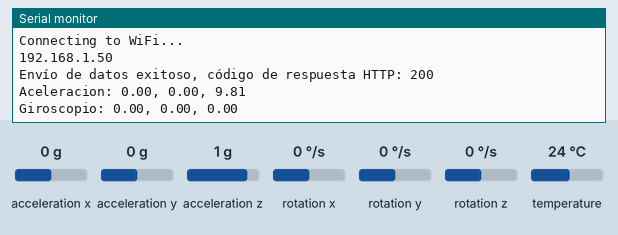
Simulated run of this sketch. Board: ESP32. On the bench: the last lines printed to the serial monitor. Inputs (shaded band) come from the test bench; at power-on: acceleration x 0 g, acceleration y 0 g, acceleration z 1 g, rotation x 0 °/s, rotation y 0 °/s, rotation z 0 °/s, temperature 24 °C. WiFi joins after 1.5 s; servers stay silent unless stated; uploads are accepted with an empty reply.

Above: at 2.7 s.
2.8 s: acceleration x set to -1.4 g
At 4.4 s:
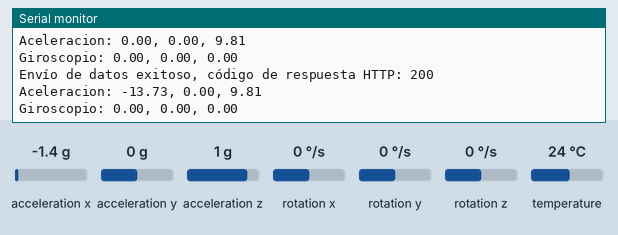
4.5 s: acceleration y set to -1.4 g
At 6.0 s:
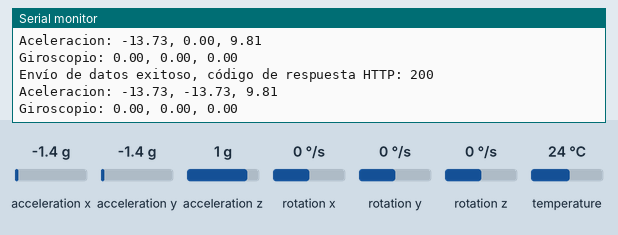
6.2 s: acceleration z set to -1.4 g
At 7.5 s:
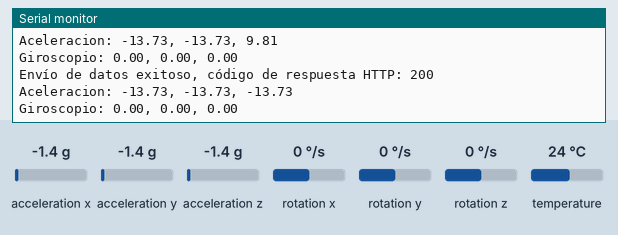
7.9 s: rotation x set to -192 °/s
At 9.4 s:
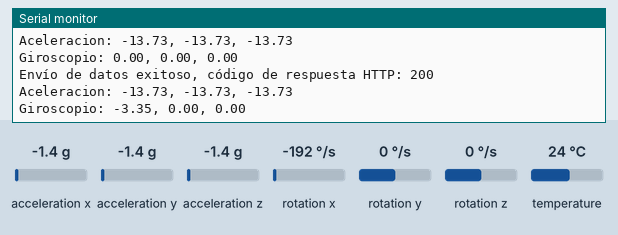
9.6 s: rotation y set to -192 °/s
At 11.1 s:
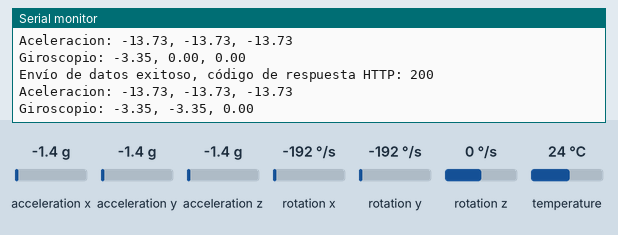

The sketch:

esp32_flask.ino
```cpp
#include <Wire.h>
#include <WiFi.h>
#include <WiFiManager.h>
#include <Adafruit_MPU6050.h>
#include <Adafruit_Sensor.h>
#include <HTTPClient.h>

Adafruit_MPU6050 mpu;

const char* ssid = "FallDetection";
//const char* password = "oscar123"; Ha5LUCFBy8Fjp7xL

char SERVER_IP[20] = "0.0.0.0";
const int SERVER_PORT = 5000;
const char* SERVER_PATH = "/datos";

void setup() {
  Serial.begin(115200);
  esp_netif_init();
  initWiFi();

  Wire.begin();
  mpu.begin();

  if (!mpu.begin()) {
    Serial.println("Failed to find MPU6050 chip");
    while (1) {
      delay(10);
    }
  }

  mpu.setAccelerometerRange(MPU6050_RANGE_8_G);
  mpu.setGyroRange(MPU6050_RANGE_500_DEG);
  mpu.setFilterBandwidth(MPU6050_BAND_21_HZ);
}

void loop() {
  sensors_event_t a, g, temp;
  mpu.getEvent(&a, &g, &temp);

  postData(a, g);

  printData(a, g);

  delay(1000);
}

void postData(sensors_event_t a, sensors_event_t g) {
  HTTPClient http;
  String serverAddress = "http://" + String(SERVER_IP) + ":" + String(SERVER_PORT) + String(SERVER_PATH);
  String data = "accel_x=" + String(a.acceleration.x) + "&accel_y=" + String(a.acceleration.y) + "&accel_z=" + String(a.acceleration.z) + "&gyro_x=" + String(g.gyro.x) + "&gyro_y=" + String(g.gyro.y) + "&gyro_z=" + String(g.gyro.z);
  http.begin(serverAddress);
  http.addHeader("Content-Type", "application/x-www-form-urlencoded");

  int httpResponseCode = http.POST(data);
  if (httpResponseCode > 0) {
    Serial.print("Envío de datos exitoso, código de respuesta HTTP: ");
    Serial.println(httpResponseCode);
  } else {
    Serial.print("Error en el envío de datos, código de respuesta HTTP: ");
    Serial.println(httpResponseCode);
  }
  http.end();
}

void printData(sensors_event_t a, sensors_event_t g) {
  float accelX = a.acceleration.x;
  float accelY = a.acceleration.y;
  float accelZ = a.acceleration.z;

  float gyroX = g.gyro.x;
  float gyroY = g.gyro.y;
  float gyroZ = g.gyro.z;

  Serial.print("Aceleracion: ");
  Serial.print(accelX);
  Serial.print(", ");
  Serial.print(accelY);
  Serial.print(", ");
  Serial.println(accelZ);

  Serial.print("Giroscopio: ");
  Serial.print(gyroX);
  Serial.print(", ");
  Serial.print(gyroY);
  Serial.print(", ");
  Serial.println(gyroZ);
}

void initWiFi() {
  WiFi.mode(WIFI_STA);

  WiFiManager wm;

  wm.resetSettings();

  WiFiManagerParameter serverIPParam("serverIP", "Server IP", SERVER_IP, 20);
  wm.addParameter(&serverIPParam);

  //bool res = wm.autoConnect(ssid, password);
  bool res = wm.autoConnect(ssid);

  if (!res) {
    Serial.println("Failed to connect");
  }

  Serial.println("");
  Serial.print("Connecting to WiFi...");
  while (WiFi.status() != WL_CONNECTED) {
    Serial.print(".");
    delay(1000);
  }
  Serial.println("");
  Serial.println(WiFi.localIP());

  const char* serverIPValue = serverIPParam.getValue();
  if (serverIPValue != NULL) {
    strcpy(SERVER_IP, serverIPValue);
  }
}
```

Measured:
- after the input at 2.8 s, the serial monitor: prints a new line after 1.3 s (image 1)
- after the input at 4.5 s, the serial monitor: prints a new line after 0.83 s (image 2)
- after the input at 6.2 s, the serial monitor: prints a new line after 0.33 s (image 3)
- after the input at 7.9 s, the serial monitor: prints a new line after 1.1 s (image 4)
- after the input at 9.6 s, the serial monitor: prints a new line after 0.56 s (image 5)
